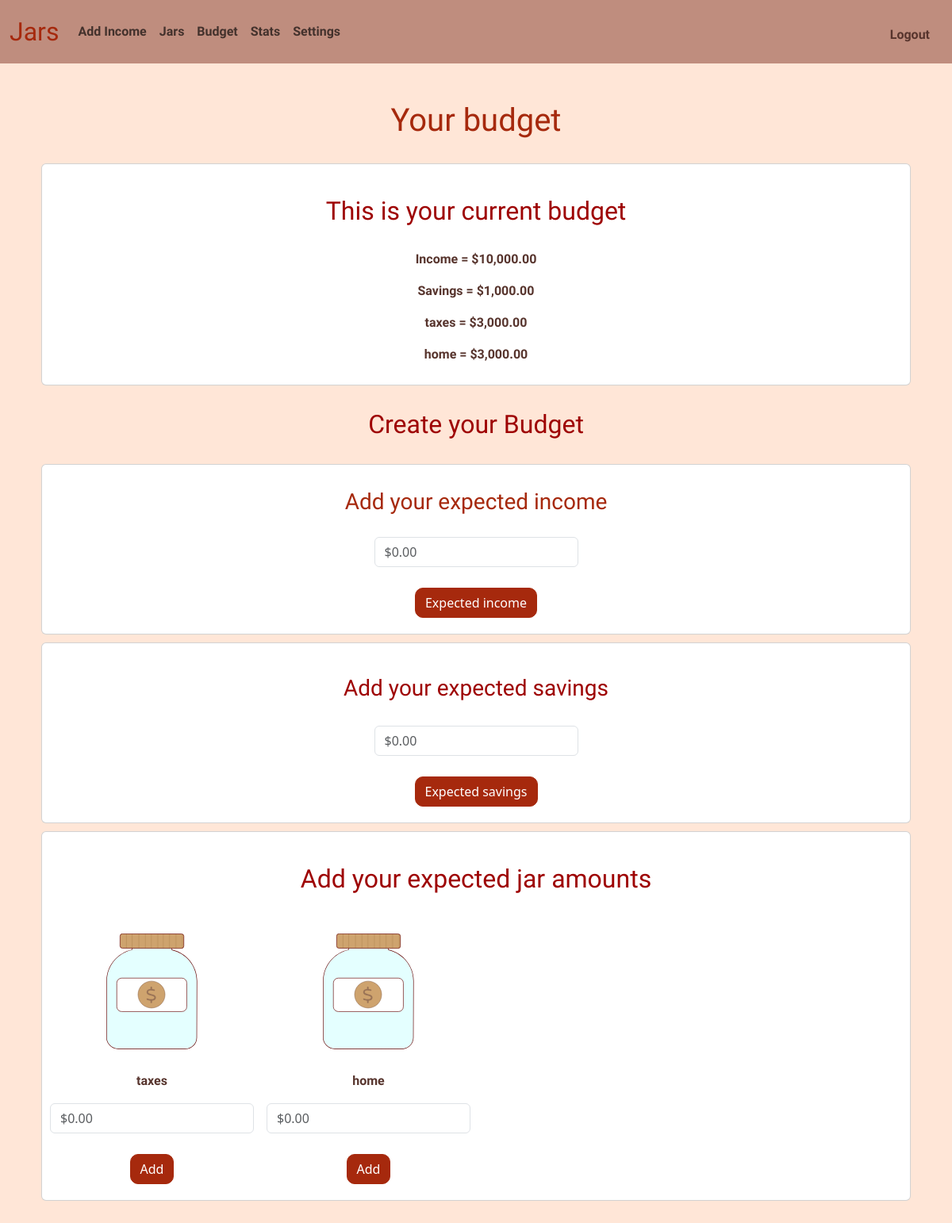
Screenshot of /budget (signed in) with the database file from the repository.
### tables this page shows
CREATE TABLE jars(
    id INTEGER PRIMARY KEY AUTOINCREMENT NOT NULL,
    user_id INTEGER NOT NULL,
    jar_name TEXT NOT NULL, 
    FOREIGN KEY(user_id) REFERENCES users(id)
);

### app.py (the view)
@app.route("/budget", methods = ["GET", "POST"])
@login_required
def budget():
    id = session["user_id"]
    try:
        current_savings = db.execute("""
        SELECT amount
        FROM budget
        WHERE user_id = ? AND type = 'savings'
        """, id)[0]["amount"]
    except IndexError:
        current_savings = 0
    current_savings = float(current_savings or 0)
    try:
        current_income = db.execute("""
        SELECT amount
        FROM budget
        WHERE user_id = ? AND type = 'income'
        """, id)[0]["amount"]
    except IndexError:
        current_income = 0
    current_income= float(current_income or 0)
    user_jars = db.execute("""
    SELECT *
    FROM jars
    WHERE user_id = ?""", id)
    jars = []
    for jar in user_jars:
        try:
            amount = db.execute("""
            SELECT amount
            AS total
            FROM budget
            WHERE jar_id = ? AND type = 'jar'
            """, jar["id"])[0]["total"]
        except IndexError:
            amount = 0
        amount = float(amount or 0)
        jars.append({"id": jar["id"], "jar_name": jar["jar_name"], "amount": amount})
    if request.method == "GET" or request.method == "POST":
        return render_template("budget.html", jars = jars, current_savings = current_savings, current_income = current_income)

### app.py (called while the page is built)
@app.after_request
def after_request(response):
    response.headers["Cache-Control"] = "no-cache, no-store, must-revalidate"
    response.headers["Expires"] = 0
    response.headers["Pragma"] = "no-cache"
    return response

### helpers.py (called while the page is built)
def login_required(f):
    @wraps(f)
    def decorated_function(*args, **kwargs):
        if session.get("user_id") is None:
            return redirect("/login")
        return f(*args, **kwargs)
    return decorated_function

def usd(value):
    return f"${value:,.2f}"

### templates/budget.html (shortened to what this page needs)
{% extends "layout.html" %}
{% block main %}
    <h1> Your budget</h1>
    <div class = "card">
        <h2 class = "card-title">This is your current budget</h2>
        <p>Income = {{current_income | usd}}</p>
        <p>Savings = {{current_savings | usd}}</p>
        {% for jar in jars %}
        <p>{{jar.jar_name}} = {{jar.amount | usd}}</p>
        {% endfor %}
    </div>
    <h2 class = "card-title">Create your Budget</h2>
    <div class = "card">
        <h3>Add your expected income</h3>
        <form action = "budget_income" method ="post">
            <div class="mb-3">
                <input autocomplete="off" autofocus class="form-control mx-auto w-auto" name ="income" placeholder="$0.00" type="text">
            </div>
            <button class="btn btn-primary" type="submit">Expected income</button>
        </form>
    </div>
    <div class = "card">
        <h3 class = "card-title">Add your expected savings</h2>
        <form action = "budget_savings" method = "post">
            <div class="mb-3">
                <input autocomplete="off" autofocus class="form-control mx-auto w-auto" name ="savings" placeholder="$0.00" type="text">
            </div>
            <button class="btn btn-primary" type="submit">Expected savings</button>
        </form>
    </div>
    <div class = "card">
        <h2 class = "card-title">Add your expected jar amounts</h2>
        <div class="d-flex flex-wrap gap-3">
            {% for jar in jars %}
                <div class="d-flex flex-column align-items-center">
                    <img src = "/static/jar-empty.svg" style = "max-width: 60%" name = "{{jar.jar_name}}" class = "align-middle">
                    <p class = "mt-2">{{jar.jar_name}}</p>
                    <form action = "/budget_jars" method = "post">
                        <div class="mb-3">
                            <input autocomplete="off" autofocus class="form-control mx-auto w-auto" name ="jar_amount" placeholder="$0.00" type="text">
                        </div>
                        <button class="btn btn-primary" type="submit">Add</button>
                    </form>
                </div>
            {% endfor %}
        </div>
    </div>
{% endblock %}

### static/styles.css (style rules this page uses)
body { background-color: #ffe6d7; }
p { font-family: "Tuffy", sans-serif; font-weight: 700; font-style: normal; color: #57342d; }
h1 { font-family: "Concert One", sans-serif; font-weight: 400; font-style: normal; color: #a6290d; margin-bottom: 30px; }
h2 { font-family: "Concert One", sans-serif; font-weight: 400; font-style: normal; color: #a6290d; padding: 20px; }
h3 { font-family: "Concert One", sans-serif; font-weight: 400; font-style: normal; color: #a6290d; padding: 20px; }
.btn-primary { background-color:#a6290d; border-color: #a6290d; margin: 10px; border-radius: 10px; }
.card { padding:10px; margin: 10px; }
.card-title { color: #9e0303; padding: 10px; margin: 20px; }
.btn { background-color:#a6290d; border-color: #a6290d; margin: 10px; border-radius: 10px; }
img { padding: 20px; }

### rows the page displays
jars: jar_name "taxes", amount "$3,000.00"
jars: jar_name "home", amount "$3,000.00"

### other values shown
{{ current_income | usd }} "$10,000.00"
{{ current_savings | usd }} "$1,000.00"
